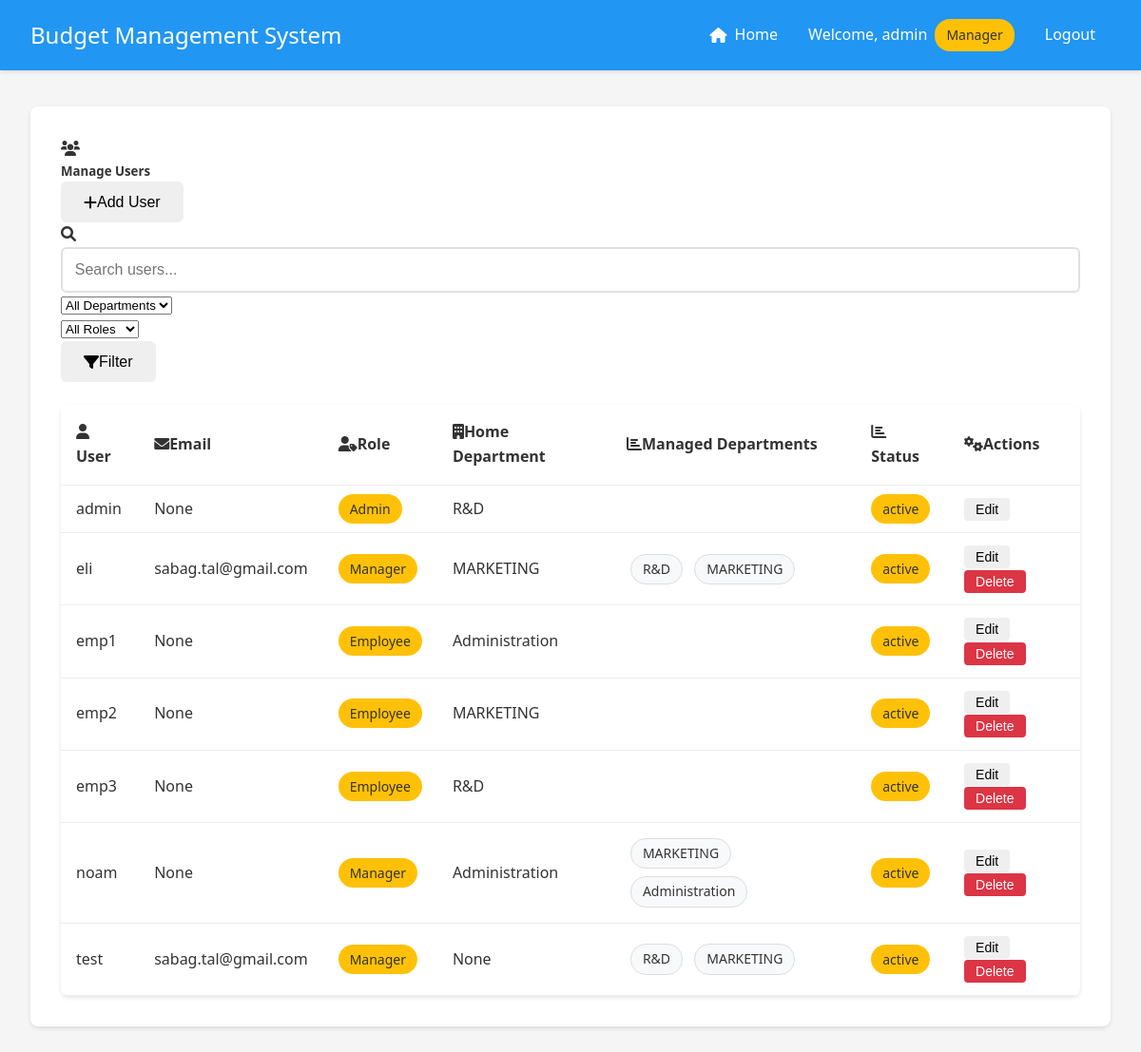
Before: /admin/users (signed in) with the older database file.
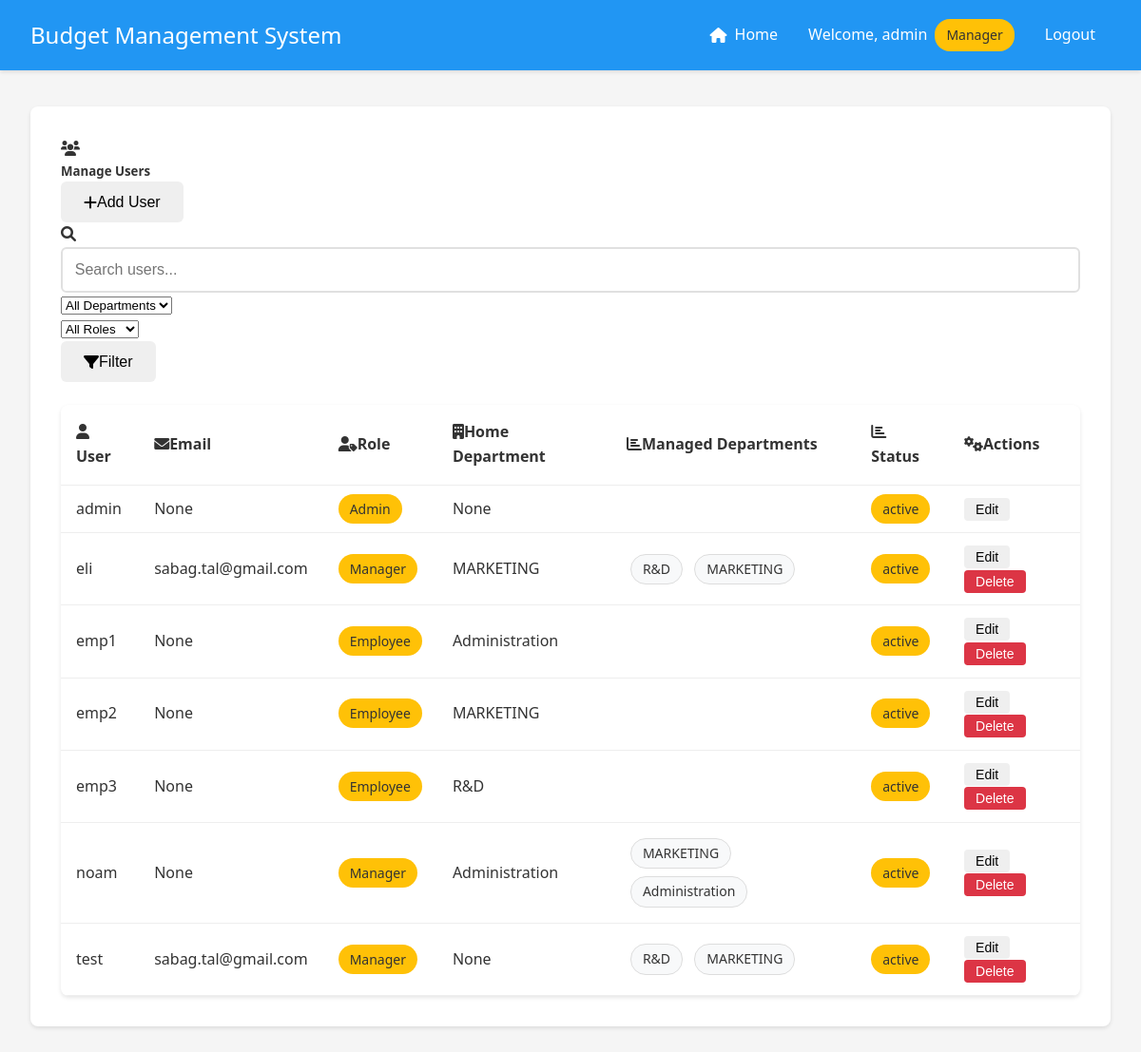
After: the same page with the newer database file.
### app.py (models this page shows, shortened)
class User(UserMixin, db.Model):
    __tablename__ = 'user'
    id = db.Column(db.Integer, primary_key=True)
    username = db.Column(db.String(80), unique=True, nullable=False)
    email = db.Column(db.String(120), unique=False, nullable=False)
    password = db.Column(db.String(120), nullable=False)
    is_manager = db.Column(db.Boolean, default=False)
    is_admin = db.Column(db.Boolean, default=False)
    status = db.Column(db.String(20), default='active')  # active, inactive, pending
    department_id = db.Column(db.Integer, db.ForeignKey('department.id'))
    home_department = db.relationship('Department',
                                    foreign_keys=[department_id],
                                    back_populates='employees')
    managed_departments = db.relationship('Department',
                                       secondary=manager_departments,
                                       backref=db.backref('department_managers', lazy='dynamic'))
    submitted_expenses = db.relationship('Expense',
                                       primaryjoin='User.id==Expense.user_id',
                                       backref='submitter',
                                       lazy=True)
    handled_expenses = db.relationship('Expense',
                                     primaryjoin='User.id==Expense.manager_id',
                                     backref='handler',
                                     lazy=True)

class Department(db.Model):
    __tablename__ = 'department'
    id = db.Column(db.Integer, primary_key=True)
    name = db.Column(db.String(100), nullable=False)
    budget = db.Column(db.Float, default=0.0)
    employees = db.relationship('User', foreign_keys='User.department_id', back_populates='home_department')
    categories = db.relationship('Category', backref='department', lazy=True)

### app.py (the view)
@app.route('/admin/users')
@login_required
def manage_users():
    if not current_user.is_admin:
        flash('Access denied. Admin privileges required.', 'danger')
        return redirect(url_for('index'))
    search = request.args.get('search', '').strip()
    department_filter = request.args.get('department', 'all')
    role_filter = request.args.get('role', 'all')
    query = User.query
    if search:
        search_pattern = f"%{search}%"
        query = query.filter(User.username.like(search_pattern))
    if department_filter != 'all':
        query = query.filter(User.department_id == department_filter)
    if role_filter == 'admin':
        query = query.filter(User.is_admin == True)
    elif role_filter == 'manager':
        query = query.filter(User.is_manager == True)
    elif role_filter == 'employee':
        query = query.filter(User.is_admin == False, User.is_manager == False)
    users = query.order_by(User.username).all()
    departments = Department.query.order_by(Department.name).all()
    return render_template('manage_users.html',
                         users=users,
                         departments=departments,
                         search=search,
                         department_filter=department_filter,
                         role_filter=role_filter)

### app.py (called while the page is built)
@login_manager.user_loader
def load_user(user_id):
    return User.query.get(int(user_id))

### templates/manage_users.html (shortened to what this page needs)
{% extends "base.html" %}
{% block content %}
<div class="container-fluid">
    <div class="row">
        <div class="col-12">
            <div class="card shadow-sm">
                <div class="card-header bg-primary text-white">
                    <div class="d-flex justify-content-between align-items-center mb-2">
                        <div>
                            <i class="fas fa-users me-2"></i>
                            <h5 class="d-inline mb-0">Manage Users</h5>
                        </div>
                        <button class="btn btn-light" onclick="toggleAddUserRow()">
                            <i class="fas fa-plus me-1"></i>Add User
                        </button>
                    </div>
                    <form method="GET" action="{{ url_for('manage_users') }}" class="mt-2">
                        <div class="row g-2">
                            <div class="col-md-5">
                                <div class="input-group">
                                    <span class="input-group-text bg-white">
                                        <i class="fas fa-search"></i>
                                    </span>
                                    <input type="text" class="form-control" name="search"
                                           placeholder="Search users..." value="{{ search }}">
                                </div>
                            </div>
                            <div class="col-md-3">
                                <select class="form-select" name="department">
                                    <option value="all" {% if department_filter == 'all' %}selected{% endif %}>All Departments</option>
                                </select>
                            </div>
                            <div class="col-md-2">
                                <select class="form-select" name="role">
                                    <option value="all" {% if role_filter == 'all' %}selected{% endif %}>All Roles</option>
                                </select>
                            </div>
                            <div class="col-md-2">
                                <button type="submit" class="btn btn-light w-100">
                                    <i class="fas fa-filter me-1"></i>Filter
                                </button>
                            </div>
                        </div>
                    </form>
                </div>
                <div class="card-body">
                    <div class="table-responsive">
                        <table class="table table-hover align-middle">
                            <thead class="table-light">
                                <tr>
                                    <th scope="col"><i class="fas fa-user me-2"></i>User</th>
                                    <th scope="col"><i class="fas fa-envelope me-2"></i>Email</th>
                                    <th scope="col"><i class="fas fa-user-tag me-2"></i>Role</th>
                                    <th scope="col"><i class="fas fa-building me-2"></i>Home Department</th>
                                    <th scope="col"><i class="fas fa-chart-bar me-2"></i>Managed Departments</th>
                                    <th scope="col"><i class="fas fa-chart-bar me-2"></i>Status</th>
                                    <th scope="col" class="text-end"><i class="fas fa-cogs me-2"></i>Actions</th>
                                </tr>
                            </thead>
                            <tbody>
                                {% for user in users %}
                                <tr data-user-id="{{ user.id }}" class="view-row">
                                    <td>{{ user.username }}</td>
                                    <td>{{ user.email }}</td>
                                    <td>
                                        {% if user.is_admin %}
                                        <span class="badge bg-danger">Admin</span>
                                        {% elif user.is_manager %}
                                        <span class="badge bg-warning">Manager</span>
                                        {% else %}
                                        <span class="badge bg-info">Employee</span>
                                        {% endif %}
                                    </td>
                                    <td>{{ user.home_department.name if user.home_department else 'None' }}</td>
                                    <td>
                                        {% if user.is_manager %}
                                        <ul class="managed-departments-list">
                                            {% for dept in user.managed_departments %}
                                            <li>{{ dept.name }}</li>
                                            {% endfor %}
                                        </ul>
                                        {% endif %}
                                    </td>
                                    <td>
                                        <span class="badge bg-{{ 'success' if user.status == 'active' else 'secondary' }}">
                                            {{ user.status }}
                                        </span>
                                    </td>
                                    <td>
                                        <button onclick="startEdit({{ user.id }})" class="button small">Edit</button>
                                        {% if user.id != current_user.id %}
                                        <button onclick="deleteUser({{ user.id }})" class="button small danger">Delete</button>
                                        {% endif %}
                                    </td>
                                </tr>
                                {% endfor %}
                            </tbody>
                        </table>
                    </div>
                </div>
            </div>
        </div>
    </div>
</div>
{% endblock %}

### templates/base.html (shortened to what this page needs)
<!DOCTYPE html>
<html lang="en">
<head>
    <link rel="stylesheet" href="{{ url_for('static', filename='style.css') }}">
    <link href="https://cdnjs.cloudflare.com/ajax/libs/font-awesome/6.0.0/css/all.min.css" rel="stylesheet">
</head>
<body>
    <nav class="navbar">
        <div class="nav-brand">Budget Management System</div>
        <div class="nav-items">
            {% if current_user.is_authenticated %}
                {% if current_user.username == 'admin' %}
                    <a href="{{ url_for('index') }}" class="nav-link">
                        <i class="fas fa-home"></i> Home
                    </a>
                {% endif %}
                <span class="user-info">
                    Welcome, {{ current_user.username }}
                    {% if current_user.is_manager %}
                        <span class="badge">Manager</span>
                    {% endif %}
                </span>
                <a href="{{ url_for('logout') }}" class="nav-link">Logout</a>
            {% else %}
                <a href="{{ url_for('login') }}" class="nav-link">Login</a>
            {% endif %}
        </div>
    </nav>
    <div class="content">
        {% block content %}{% endblock %}
    </div>
</body>
</html>

### static/style.css (style rules this page uses)
:root { --primary-color: #2196F3; --secondary-color: #FFC107; --success-color: #4CAF50; --danger-color: #f44336; --text-color: #333; --bg-color: #f5f5f5; --card-bg: #ffffff; --background-light: #f8f9fa; }
* { margin: 0; padding: 0; box-sizing: border-box; transition: all 0.3s ease; }
body { font-family: 'Segoe UI', Roboto, Arial, sans-serif; background-color: var(--bg-color); color: var(--text-color); line-height: 1.6; }
.card { background-color: var(--card-bg); border-radius: 8px; box-shadow: 0 2px 4px rgba(0,0,0,0.1); padding: 2rem; margin-bottom: 2rem; }
input[type="text"], input[type="password"], input[type="number"], textarea { width: 100%; padding: 0.8rem; border: 2px solid #e0e0e0; border-radius: 6px; font-size: 1rem; transition: border-color 0.3s ease; }
.button, button { display: inline-flex; align-items: center; justify-content: center; padding: 0.8rem 1.5rem; border: none; border-radius: 6px; font-size: 1rem; font-weight: 500; cursor: pointer; text-decoration: none; transition: transform 0.2s ease, box-shadow 0.2s ease; }
table { width: 100%; border-collapse: separate; border-spacing: 0; margin-top: 1.5rem; background-color: var(--card-bg); border-radius: 8px; overflow: hidden; box-shadow: 0 2px 4px rgba(0,0,0,0.1); }
th, td { padding: 1rem; text-align: left; border-bottom: 1px solid #e0e0e0; }
th { background-color: #f8f9fa; font-weight: 600; color: var(--text-color); }
.button.small { padding: 0.4rem 0.8rem; font-size: 0.875rem; }
.navbar { background-color: var(--primary-color); padding: 1rem 2rem; color: white; display: flex; justify-content: space-between; align-items: center; box-shadow: 0 2px 4px rgba(0,0,0,0.1); position: fixed; top: 0; left: 0; right: 0; z-index: 1000; }
.nav-brand { font-size: 1.5rem; font-weight: 500; }
.nav-items { display: flex; align-items: center; gap: 1rem; }
.user-info { display: flex; align-items: center; gap: 0.5rem; }
.badge { background-color: var(--secondary-color); color: var(--text-color); padding: 0.25rem 0.5rem; border-radius: 4px; font-size: 0.8rem; font-weight: 500; }
.nav-link { color: white; text-decoration: none; padding: 0.5rem 1rem; border-radius: 4px; transition: background-color 0.3s; display: flex; align-items: center; gap: 0.5rem; }
.nav-link i { font-size: 1rem; }
.content { padding: 2rem; margin-top: 80px; }
.button.small { font-size: 0.875rem; padding: 0.25rem 0.75rem; border-radius: 4px; }
.button.danger.small { background-color: #dc3545; color: white; border: none; cursor: pointer; transition: background-color 0.2s ease; }
.managed-departments-list { list-style: none; padding: 0; margin: 0; }
.managed-departments-list li { display: inline-block; background-color: var(--background-light); padding: 0.25rem 0.75rem; border-radius: 1rem; font-size: 0.875rem; color: var(--text-color); border: 1px solid #ddd; margin: 0.25rem; }
.button.small { padding: 0.25rem 0.75rem; font-size: 0.875rem; }

### templates/manage_users.html (style rules this page uses)
.card { border: none; transition: transform 0.2s ease, box-shadow 0.2s ease; }
.table th { font-weight: 600; }
.badge { font-size: 0.875rem; font-weight: 500; padding: 6px 12px; border-radius: 16px; }
.table td { padding: 12px 16px; vertical-align: middle; }
.table > :not(caption) > * > * { background: none; box-shadow: none; border-bottom-color: #eee; }
.managed-departments-list { list-style: none; padding: 0; margin: 0; }
.managed-departments-list li { margin-bottom: 4px; }

Changed rows visible on the page:
changed User "admin": home_department "R&D" → "None"
